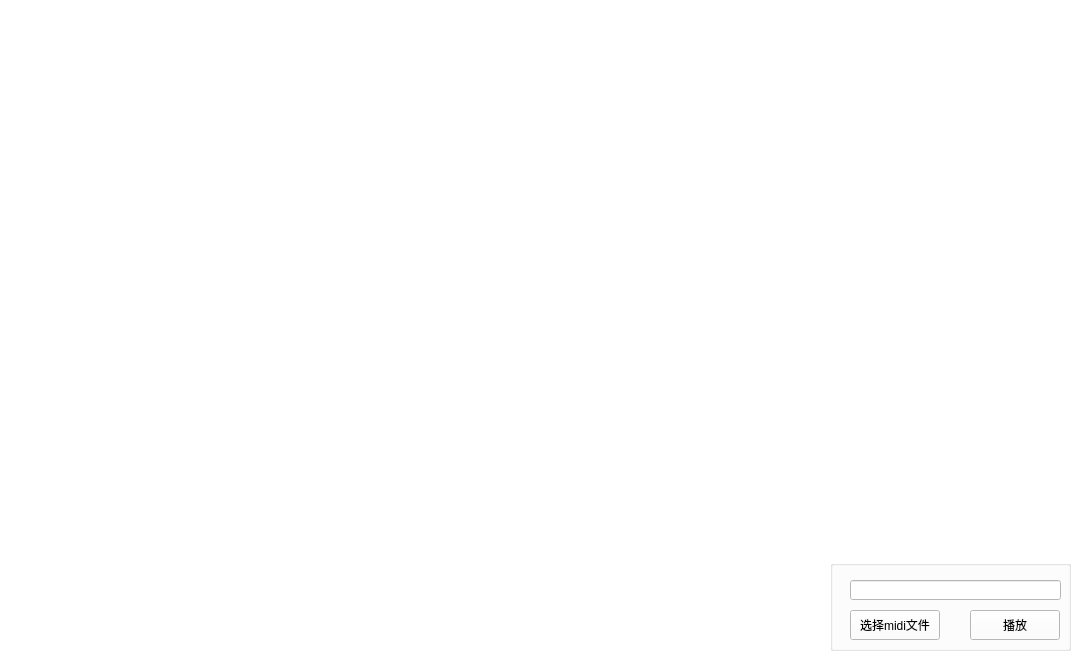
<?xml version="1.0" encoding="UTF-8"?>
<ui version="4.0">
 <class>MainView</class>
 <widget class="QWidget" name="MainView">
  <property name="geometry">
   <rect>
    <x>0</x>
    <y>0</y>
    <width>1080</width>
    <height>661</height>
   </rect>
  </property>
  <property name="sizePolicy">
   <sizepolicy hsizetype="Fixed" vsizetype="Fixed">
    <horstretch>0</horstretch>
    <verstretch>0</verstretch>
   </sizepolicy>
  </property>
  <property name="windowTitle">
   <string>时代音画</string>
  </property>
  <property name="styleSheet">
   <string notr="true">background-color:white;</string>
  </property>
  <widget class="QGroupBox" name="groupBox">
   <property name="geometry">
    <rect>
     <x>830</x>
     <y>560</y>
     <width>241</width>
     <height>91</height>
    </rect>
   </property>
   <property name="title">
    <string/>
   </property>
   <widget class="QPushButton" name="chooseMidi">
    <property name="geometry">
     <rect>
      <x>20</x>
      <y>50</y>
      <width>90</width>
      <height>30</height>
     </rect>
    </property>
    <property name="text">
     <string>选择midi文件</string>
    </property>
   </widget>
   <widget class="QLineEdit" name="midiName">
    <property name="geometry">
     <rect>
      <x>20</x>
      <y>20</y>
      <width>211</width>
      <height>20</height>
     </rect>
    </property>
    <property name="readOnly">
     <bool>true</bool>
    </property>
   </widget>
   <widget class="QPushButton" name="playMidi">
    <property name="geometry">
     <rect>
      <x>140</x>
      <y>50</y>
      <width>90</width>
      <height>30</height>
     </rect>
    </property>
    <property name="text">
     <string>播放</string>
    </property>
   </widget>
  </widget>
 </widget>
 <resources/>
 <connections/>
</ui>
